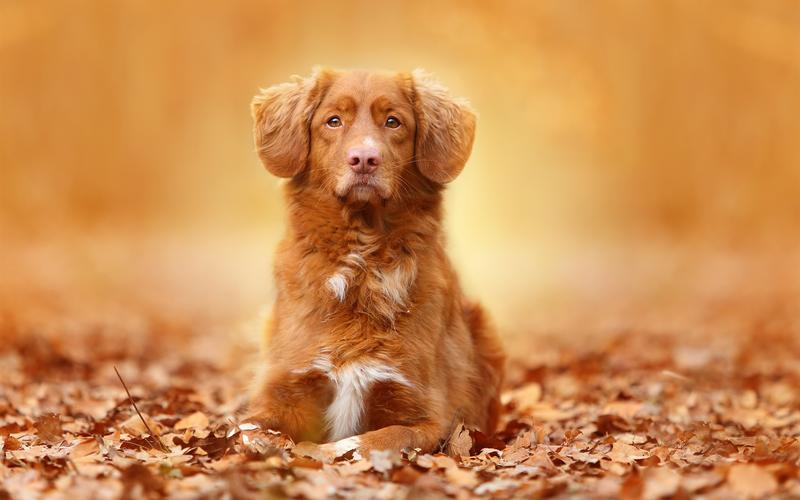
#> input picture machine_visionPro/dog2.jpeg, 800 x 500 px
$ python adaptthreshold_split.py
#> lines starting #> are read from the running program, lines starting #| are printed output that depends on the picture; after the words box and inside, x2 and y2 are one past the last pixel; in counts of white or black regions, pixels touching at a corner belong together
"""
自适应阈值: 根据图像不同区域亮度分布计算其局部阈值
自适应阈值分割是对图像中的各个部分进行分割, 即采用邻域分割, 在一个邻域范围内进行图像阈值分割
adaptiveThreshold(src, maxValue, adaptiveMethod, thresholdType, blockSize, C[, dst]) -> dst
src 表示源图像, dst表示输出图像, 与源图像大小一致
maxValue 表示预设满足条件的最大值;
adaptiveMethod 表示指定自适应阈值算法, 可选择ADAPTIVE_THRESH_MEAN_C 或 ADAPTIVE_THRESH_GAUSSIAN_C两种
ADAPTIVE_THRESH_MEAN_C 为局部邻域块的平均值, 该算法是先求出块中的均值, 再减去常数C
ADAPTIVE_THRESH_GAUSSIAN_C 为局部邻域块的高斯加权和, 该算法是在区域中(x, y)周围的像素根据高斯函数按照它们离中心点的距离进行加权计算, 再减去常数C
thresholdType指定阈值类型, 可选择THRESH_BINARY 或 THRESH_BINARY_INV两种(二进制阈值或反二进制阈值)
blocksize表示邻域块大小, 用来计算区域阈值, 一般选择为3、5、7
C 表示与算法有关的参数, 是一个从均值或加权均值提取的常数, 可以是负数
自适应阈值化计算的过程是为每一个像素点单独计算阈值, 即每个像素点的阈值都是不同的, 就是将该像素点周围BXB区域内的像素加权平均, 然后再减去一个常数C, 从而得到该点的阈值

"""
import cv2
import matplotlib.pyplot as plt

img = cv2.imread("dog2.jpeg")
#> img is the input picture: shape (500, 800, 3); mean B, G, R 81.2, 141.1, 205.7
# get gray image
gray_img = cv2.cvtColor(img, cv2.COLOR_BGR2GRAY)
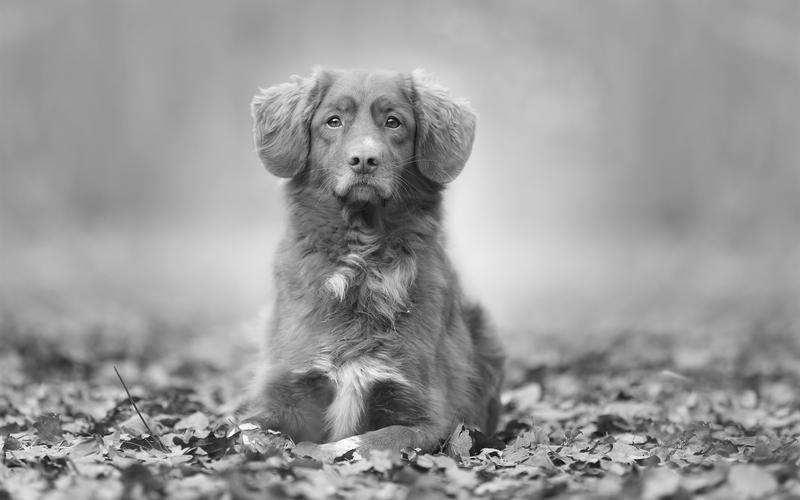
#> gray_img: shape (500, 800); min 4, max 254, mean 153.6
maxValue = 255
blockSize = 3
constValue = 10
adaptiveMethod = 1  # 0: ADAPTIVE_THRESH_MEAN_C ; 1: ADAPTIVE_THRESH_GAUSSIAN_C
thresholdType = 1  # 0: THRESH_BINARY  1: THRESH_BINARY_INV
adaptiveM_img = cv2.adaptiveThreshold(
    gray_img, maxValue, adaptiveMethod, thresholdType, blockSize, constValue
)
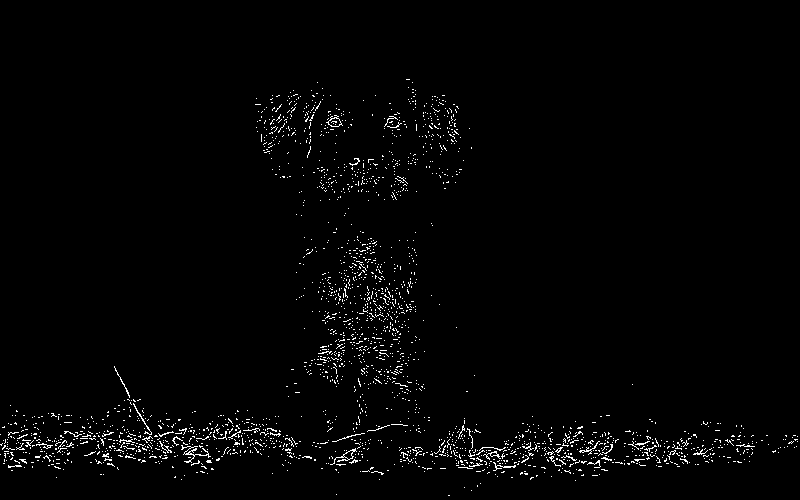
#> adaptiveM_img: shape (500, 800); 1.8% white in thin lines or dots, all inside (x1, y1, x2, y2) = (0, 79, 798, 496)
fixThreh_img = cv2.threshold(gray_img, 150, 255, cv2.THRESH_BINARY)[1]
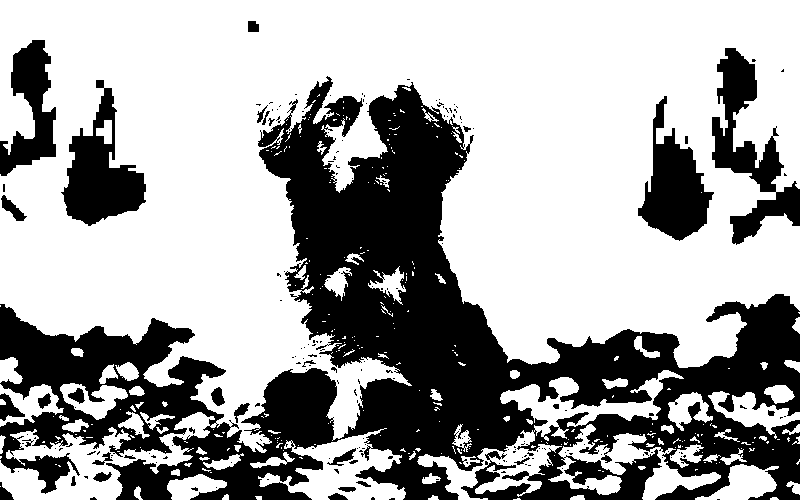
#> fixThreh_img: shape (500, 800); 64.9% white; 202 black regions (169 under 20 px), largest, box (x1, y1, x2, y2) and area: (0, 76, 800, 500) 116243, (712, 48, 800, 245) 6201, (61, 80, 146, 226) 5715
titles = ["gray_img", "fixThreh_img", "adaptiveM_img"]
images = [gray_img, fixThreh_img, adaptiveM_img]
for i in range(3):
    plt.subplot(1, 3, i + 1)
    plt.title(titles[i])
    plt.imshow(images[i], "gray")
    plt.xticks([])
    plt.yticks([])
plt.show()
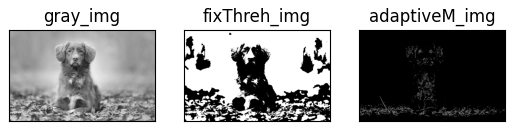
#> figure drawn by matplotlib, 3 panels
